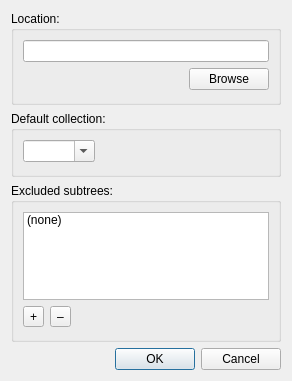
<?xml version="1.0" encoding="UTF-8"?>
<ui version="4.0">
 <class>addRootDialog</class>
 <widget class="QDialog" name="addRootDialog">
  <property name="geometry">
   <rect>
    <x>0</x>
    <y>0</y>
    <width>292</width>
    <height>381</height>
   </rect>
  </property>
  <property name="windowTitle">
   <string>Add new folder tree</string>
  </property>
  <layout class="QVBoxLayout" name="verticalLayout_3">
   <item>
    <widget class="QGroupBox" name="locationGroup">
     <property name="title">
      <string>Location:</string>
     </property>
     <layout class="QVBoxLayout" name="verticalLayout">
      <property name="spacing">
       <number>6</number>
      </property>
      <property name="leftMargin">
       <number>9</number>
      </property>
      <property name="topMargin">
       <number>9</number>
      </property>
      <property name="rightMargin">
       <number>9</number>
      </property>
      <property name="bottomMargin">
       <number>12</number>
      </property>
      <item>
       <widget class="QLineEdit" name="location">
        <property name="sizePolicy">
         <sizepolicy hsizetype="Expanding" vsizetype="Fixed">
          <horstretch>100</horstretch>
          <verstretch>0</verstretch>
         </sizepolicy>
        </property>
       </widget>
      </item>
      <item>
       <layout class="QHBoxLayout" name="horizontalLayout_2">
        <item>
         <spacer name="horizontalSpacer_5">
          <property name="orientation">
           <enum>Qt::Horizontal</enum>
          </property>
          <property name="sizeHint" stdset="0">
           <size>
            <width>40</width>
            <height>20</height>
           </size>
          </property>
         </spacer>
        </item>
        <item>
         <widget class="QPushButton" name="browse">
          <property name="sizePolicy">
           <sizepolicy hsizetype="Preferred" vsizetype="Fixed">
            <horstretch>0</horstretch>
            <verstretch>0</verstretch>
           </sizepolicy>
          </property>
          <property name="text">
           <string>Browse</string>
          </property>
         </widget>
        </item>
       </layout>
      </item>
     </layout>
    </widget>
   </item>
   <item>
    <widget class="QGroupBox" name="collectionGroup">
     <property name="title">
      <string>Default collection:</string>
     </property>
     <layout class="QHBoxLayout" name="horizontalLayout">
      <property name="spacing">
       <number>6</number>
      </property>
      <property name="leftMargin">
       <number>9</number>
      </property>
      <property name="topMargin">
       <number>9</number>
      </property>
      <property name="rightMargin">
       <number>9</number>
      </property>
      <property name="bottomMargin">
       <number>12</number>
      </property>
      <item>
       <widget class="QComboBox" name="collection">
        <property name="editable">
         <bool>true</bool>
        </property>
       </widget>
      </item>
      <item>
       <spacer name="horizontalSpacer">
        <property name="orientation">
         <enum>Qt::Horizontal</enum>
        </property>
        <property name="sizeHint" stdset="0">
         <size>
          <width>40</width>
          <height>20</height>
         </size>
        </property>
       </spacer>
      </item>
     </layout>
    </widget>
   </item>
   <item>
    <widget class="QGroupBox" name="groupBox">
     <property name="title">
      <string>Excluded subtrees:</string>
     </property>
     <layout class="QVBoxLayout" name="verticalLayout_2">
      <property name="bottomMargin">
       <number>12</number>
      </property>
      <item>
       <widget class="QListWidget" name="excluded">
        <property name="sizePolicy">
         <sizepolicy hsizetype="Expanding" vsizetype="MinimumExpanding">
          <horstretch>0</horstretch>
          <verstretch>0</verstretch>
         </sizepolicy>
        </property>
        <property name="minimumSize">
         <size>
          <width>0</width>
          <height>70</height>
         </size>
        </property>
        <item>
         <property name="text">
          <string>(none)</string>
         </property>
        </item>
       </widget>
      </item>
      <item>
       <widget class="QWidget" name="widget" native="true">
        <layout class="QHBoxLayout" name="horizontalLayout_3">
         <property name="margin">
          <number>0</number>
         </property>
         <item>
          <widget class="QToolButton" name="addExcluded">
           <property name="text">
            <string>+</string>
           </property>
          </widget>
         </item>
         <item>
          <widget class="QToolButton" name="removeExcluded">
           <property name="text">
            <string>–</string>
           </property>
          </widget>
         </item>
         <item>
          <spacer name="horizontalSpacer_2">
           <property name="orientation">
            <enum>Qt::Horizontal</enum>
           </property>
           <property name="sizeHint" stdset="0">
            <size>
             <width>40</width>
             <height>20</height>
            </size>
           </property>
          </spacer>
         </item>
        </layout>
       </widget>
      </item>
     </layout>
    </widget>
   </item>
   <item>
    <spacer name="verticalSpacer">
     <property name="orientation">
      <enum>Qt::Vertical</enum>
     </property>
     <property name="sizeHint" stdset="0">
      <size>
       <width>20</width>
       <height>40</height>
      </size>
     </property>
    </spacer>
   </item>
   <item>
    <widget class="QDialogButtonBox" name="buttonBox">
     <property name="orientation">
      <enum>Qt::Horizontal</enum>
     </property>
     <property name="standardButtons">
      <set>QDialogButtonBox::Cancel|QDialogButtonBox::Ok</set>
     </property>
    </widget>
   </item>
  </layout>
 </widget>
 <resources/>
 <connections>
  <connection>
   <sender>buttonBox</sender>
   <signal>accepted()</signal>
   <receiver>addRootDialog</receiver>
   <slot>accept()</slot>
   <hints>
    <hint type="sourcelabel">
     <x>257</x>
     <y>371</y>
    </hint>
    <hint type="destinationlabel">
     <x>157</x>
     <y>274</y>
    </hint>
   </hints>
  </connection>
  <connection>
   <sender>buttonBox</sender>
   <signal>rejected()</signal>
   <receiver>addRootDialog</receiver>
   <slot>reject()</slot>
   <hints>
    <hint type="sourcelabel">
     <x>282</x>
     <y>371</y>
    </hint>
    <hint type="destinationlabel">
     <x>286</x>
     <y>274</y>
    </hint>
   </hints>
  </connection>
  <connection>
   <sender>browse</sender>
   <signal>clicked()</signal>
   <receiver>addRootDialog</receiver>
   <slot>browse()</slot>
   <hints>
    <hint type="sourcelabel">
     <x>205</x>
     <y>93</y>
    </hint>
    <hint type="destinationlabel">
     <x>284</x>
     <y>43</y>
    </hint>
   </hints>
  </connection>
  <connection>
   <sender>excluded</sender>
   <signal>doubleClicked(QModelIndex)</signal>
   <receiver>addRootDialog</receiver>
   <slot>editExclusion(QModelIndex)</slot>
   <hints>
    <hint type="sourcelabel">
     <x>48</x>
     <y>227</y>
    </hint>
    <hint type="destinationlabel">
     <x>8</x>
     <y>235</y>
    </hint>
   </hints>
  </connection>
  <connection>
   <sender>addExcluded</sender>
   <signal>triggered(QAction*)</signal>
   <receiver>addRootDialog</receiver>
   <slot>addExclusion()</slot>
   <hints>
    <hint type="sourcelabel">
     <x>41</x>
     <y>304</y>
    </hint>
    <hint type="destinationlabel">
     <x>2</x>
     <y>290</y>
    </hint>
   </hints>
  </connection>
  <connection>
   <sender>removeExcluded</sender>
   <signal>triggered(QAction*)</signal>
   <receiver>addRootDialog</receiver>
   <slot>removeExclusion()</slot>
   <hints>
    <hint type="sourcelabel">
     <x>77</x>
     <y>293</y>
    </hint>
    <hint type="destinationlabel">
     <x>99</x>
     <y>337</y>
    </hint>
   </hints>
  </connection>
 </connections>
 <slots>
  <slot>browse()</slot>
  <slot>editExclusion(QModelIndex)</slot>
  <slot>addExclusion()</slot>
  <slot>removeExclusion()</slot>
 </slots>
</ui>
